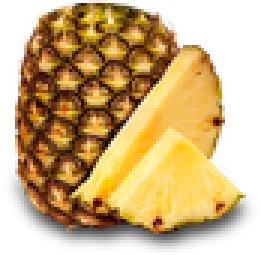
#> input picture lib/img/ananas.png, 87 x 85 px, given in place of ., which was not available (shown 3 times larger)
$ python -i card_image_advanced_ideal_slices_planner.py   (imports and definitions only)
#> lines starting #> are read from the running program, lines starting #| are printed output that depends on the picture; after the words box and inside, x2 and y2 are one past the last pixel; in counts of white or black regions, pixels touching at a corner belong together; pictures that were not available may be replaced by others from this repository, and a replacement may not be noted
import math
import random
import numpy as np
from PIL import Image, ImageDraw

class Card_Image_Planner:
    def __init__(self,
                 canvas_size=1024,          # 1024 = card's size of 1024x1024px
                 base_item_size=256,        # 256 = icon's size of 256x256px
                 min_scale=0.70,            # 0.5 = 50% icon's scale
                 max_scale=1.00,            # 1.0 = 100% icon's scale
                 padding_from_edge=15,      # 10 = 10 pixels from circle's edge
                 slice_distance_factor=0.6, # 0.5 = middle of radius, 0.7 = towards card's edge
                 max_attempts=199,          # 199 = 199 attempts to place a single icon
            ):
#> called with canvas_size = 1024, base_item_size = 256, min_scale = 0.7, max_scale = 1, padding_from_edge = 15, slice_distance_factor = 0.6, max_attempts = 199
        self.canvas_size = canvas_size
        self.base_item_size = base_item_size
        self.radius = canvas_size // 2
        self.min_scale = min_scale
        self.max_scale = max_scale
        self.padding_from_edge = padding_from_edge
        self.slice_distance_factor = slice_distance_factor
        self.max_attempts = max_attempts

        # maska ograniczająca okrąg
        self.circle_mask = Image.new("1", (canvas_size, canvas_size), 0)
#> self.circle_mask: PIL image 1024x1024 1; every value is 0
        draw = ImageDraw.Draw(self.circle_mask)
        draw.ellipse(
            (padding_from_edge, padding_from_edge,
             canvas_size - padding_from_edge,
             canvas_size - padding_from_edge),
            fill=1
        )
        self.circle_mask_np = np.array(self.circle_mask, dtype=bool)
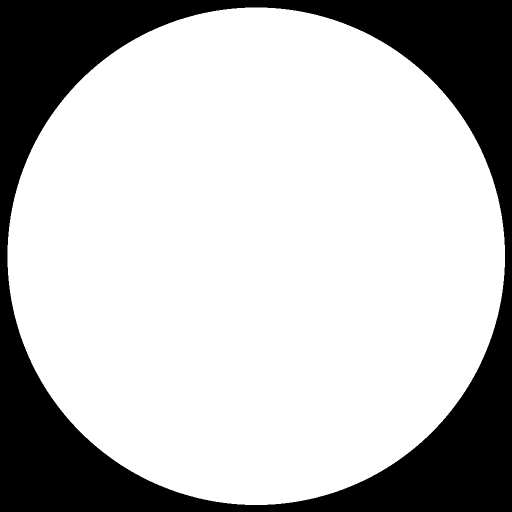
#> self.circle_mask_np: shape (1024, 1024) bool (shown at 1/2 size); 74.1% white; 1 black region, box (x1, y1, x2, y2) and area: (0, 0, 1024, 1024) 271119

    def _prepare_image(self, path, scale, rotation):
#> called with path = '.', scale = 0.953, rotation = 215
        img = Image.open(path).convert("RGBA")
#> img is the input picture: PIL image 87x85 RGBA; mean R, G, B, A 126.2, 94.1, 42.6, 163.1
        size = max(1, int(self.base_item_size * scale))
        img = img.resize((size, size), Image.BICUBIC)
#> img: PIL image 244x244 RGBA
        img = img.rotate(rotation, expand=True)
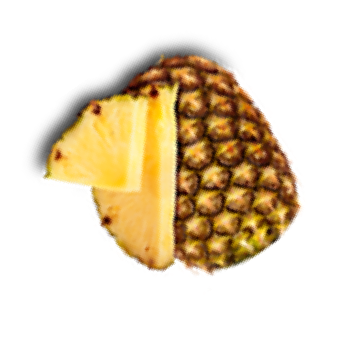
#> img: PIL image 340x340 RGBA; mean R, G, B, A 62, 46.1, 20.2, 84; transparent parts drawn white
        return img

    def _get_mask_np(self, img):
        return np.array(img.split()[3]) > 0  # alpha > 0
#> returned value: shape (340, 340) bool; 39.6% white; 13 white regions (7 under 20 px), largest, box (x1, y1, x2, y2) and area: (21, 30, 308, 278) 45446, (246, 82, 273, 118) 119, (276, 125, 298, 161) 102, (295, 163, 304, 178) 43, (98, 230, 107, 242) 40, (207, 286, 213, 292) 22

    def _check_collision_np(self, occupancy_map_np, mask_np, x, y):
        h, w = mask_np.shape
        if x < 0 or y < 0 or x + w > self.canvas_size or y + h > self.canvas_size:
            return True  # wykracza poza canvas
        region = occupancy_map_np[y:y+h, x:x+w]
        return np.any(region & mask_np)

    def _check_inside_circle_np(self, mask_np, x, y):
        h, w = mask_np.shape
        if x < 0 or y < 0 or x + w > self.canvas_size or y + h > self.canvas_size:
            return False
        region = self.circle_mask_np[y:y+h, x:x+w]
        return np.all(region[mask_np])

    def plan(self, paths):
        placements = []
        occupancy_map_np = np.zeros((self.canvas_size, self.canvas_size), dtype=bool)

        # centralna ikona
        scale = random.uniform(self.max_scale * 0.7, self.max_scale)
        rotation = random.randint(0, 359)
        img = self._prepare_image(paths[0], scale, rotation)
        mask_np = self._get_mask_np(img)
        cx = self.radius + random.randint(-20, 20)
        cy = self.radius + random.randint(-20, 20)
        x = cx - img.width // 2
#> x = 324
        y = cy - img.height // 2
#> y = 338

        occupancy_map_np[y:y+img.height, x:x+img.width] |= mask_np
#> occupancy_map_np: shape (1024, 1024) bool; 4.4% white; 13 white regions (7 under 20 px), largest, box (x1, y1, x2, y2) and area: (345, 368, 632, 616) 45446, (570, 420, 597, 456) 119, (600, 463, 622, 499) 102, (619, 501, 628, 516) 43, (422, 568, 431, 580) 40, (531, 624, 537, 630) 22
        placements.append({"path": paths[0], "x": cx, "y": cy, "scale": scale, "rotation": rotation})

        # slice’owanie karty
        slices = len(paths) - 1
        if slices == 0:
            return placements

        angle_per_slice = 2 * math.pi / slices
        slice_radius = (self.radius - self.padding_from_edge) * self.slice_distance_factor

        for i, path in enumerate(paths[1:], start=0):
            placed = False
            for attempt in range(self.max_attempts):
                scale = random.uniform(self.min_scale, self.max_scale)
                rotation = random.randint(0, 359)
                img = self._prepare_image(path, scale, rotation)
#> call 2 of _prepare_image, with path = '.', scale = 0.99, rotation = 248
#> in _prepare_image (call 2), `img = img.resize((size, size), Image.BICUBIC)`:
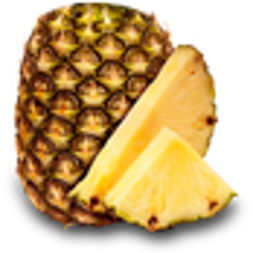
#> img: PIL image 253x253 RGBA; mean R, G, B, A 120.4, 89.6, 39.1, 163.1; transparent parts drawn white
#> in _prepare_image (call 2), `img = img.rotate(rotation, expand=True)`:
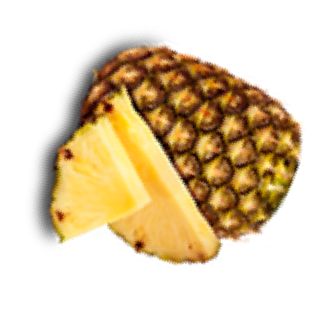
#> img: PIL image 331x331 RGBA; mean R, G, B, A 70.4, 52.3, 22.8, 95.3; transparent parts drawn white
                mask_np = self._get_mask_np(img)
#> in _get_mask_np (call 2), `return np.array(img.split()[3]) > 0`:
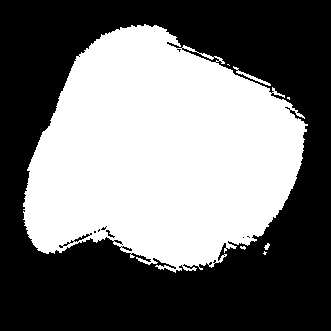
#> returned value: shape (331, 331) bool; 45% white; 7 white regions (4 under 20 px), largest, box (x1, y1, x2, y2) and area: (23, 24, 308, 273) 49072, (233, 66, 271, 86) 120, (264, 243, 270, 250) 25

                angle_center = i * angle_per_slice + angle_per_slice / 2
                cx = int(self.radius + slice_radius * math.cos(angle_center))
                cy = int(self.radius + slice_radius * math.sin(angle_center))
                x = cx - img.width // 2
#> x = 643
                y = cy - img.height // 2
#> y = 379

                if not self._check_inside_circle_np(mask_np, x, y):
#> in _check_inside_circle_np, `region = self.circle_mask_np[y:y+h, x:x+w]`:
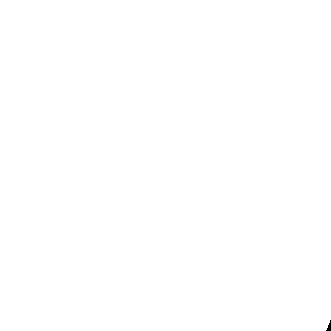
#> region: shape (331, 331) bool; 100% white; 1 black region, box (x1, y1, x2, y2) and area: (326, 320, 331, 331) 29
                    continue
                if self._check_collision_np(occupancy_map_np, mask_np, x, y):
#> in _check_collision_np, `h, w = mask_np.shape`: h = 331
#> in _check_collision_np, `region = occupancy_map_np[y:y+h, x:x+w]`: region: shape (331, 331) bool; every value is 0
                    continue

                occupancy_map_np[y:y+img.height, x:x+img.width] |= mask_np
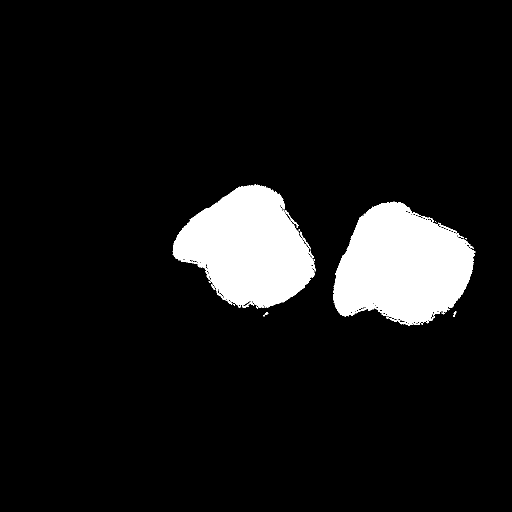
#> occupancy_map_np: shape (1024, 1024) bool (shown at 1/2 size); 9.1% white; 20 white regions (11 under 20 px), largest, box (x1, y1, x2, y2) and area: (666, 403, 951, 652) 49072, (345, 368, 632, 616) 45446, (876, 445, 914, 465) 120
                placements.append({"path": path, "x": cx, "y": cy, "scale": scale, "rotation": rotation})
                placed = True
                break

            if not placed:
                # fallback: zmniejsz skalę i dodaj bez sprawdzania kolizji
                print("Failed to place an icon without collision.")
                scale = max(self.min_scale, scale * 0.7)
                rotation = random.randint(0, 359)
                img = self._prepare_image(path, scale, rotation)
                mask_np = self._get_mask_np(img)
                x = cx - img.width // 2
                y = cy - img.height // 2
                occupancy_map_np[y:y+img.height, x:x+img.width] |= mask_np
                placements.append({"path": path, "x": cx, "y": cy, "scale": scale, "rotation": rotation})
#> pass 2 of the loop in plan, `for i, path in enumerate(paths[1:], start=0):`:
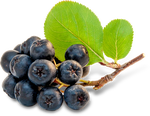
#> input picture lib/img/aronia.png, 150 x 116 px, given in place of , which was not available
#> in _prepare_image, img is the input picture: PIL image 150x116 RGBA; mean R, G, B, A 71.3, 78.8, 41.2, 137.2
#> in _get_mask_np (call 3), `return np.array(img.split()[3]) > 0`:
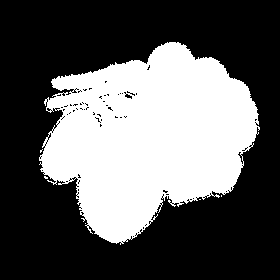
#> returned value: shape (280, 280) bool; 36.6% white; 6 white regions (5 under 20 px), largest, box (x1, y1, x2, y2) and area: (39, 42, 260, 245) 28710
#> scale = 0.7
#> in plan, `occupancy_map_np[y:y+img.height, x:x+img.width] |= mask_np`:
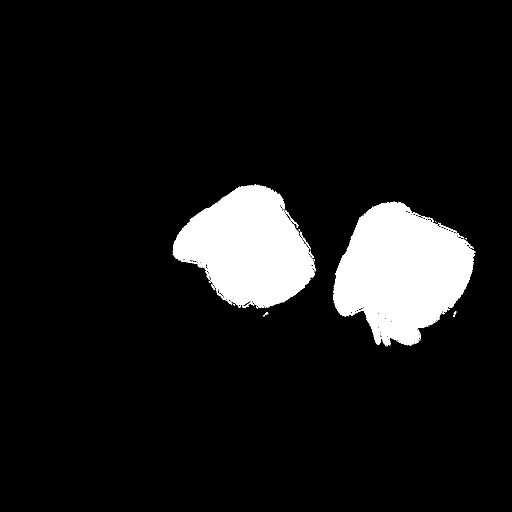
#> occupancy_map_np: shape (1024, 1024) bool (shown at 1/2 size); 9.6% white; 22 white regions (13 under 20 px), largest, box (x1, y1, x2, y2) and area: (666, 403, 951, 693) 54300, (345, 368, 632, 616) 45446, (876, 445, 914, 465) 120

        return placements

#> (the run stopped early here; a loop or call above may not have finished)
